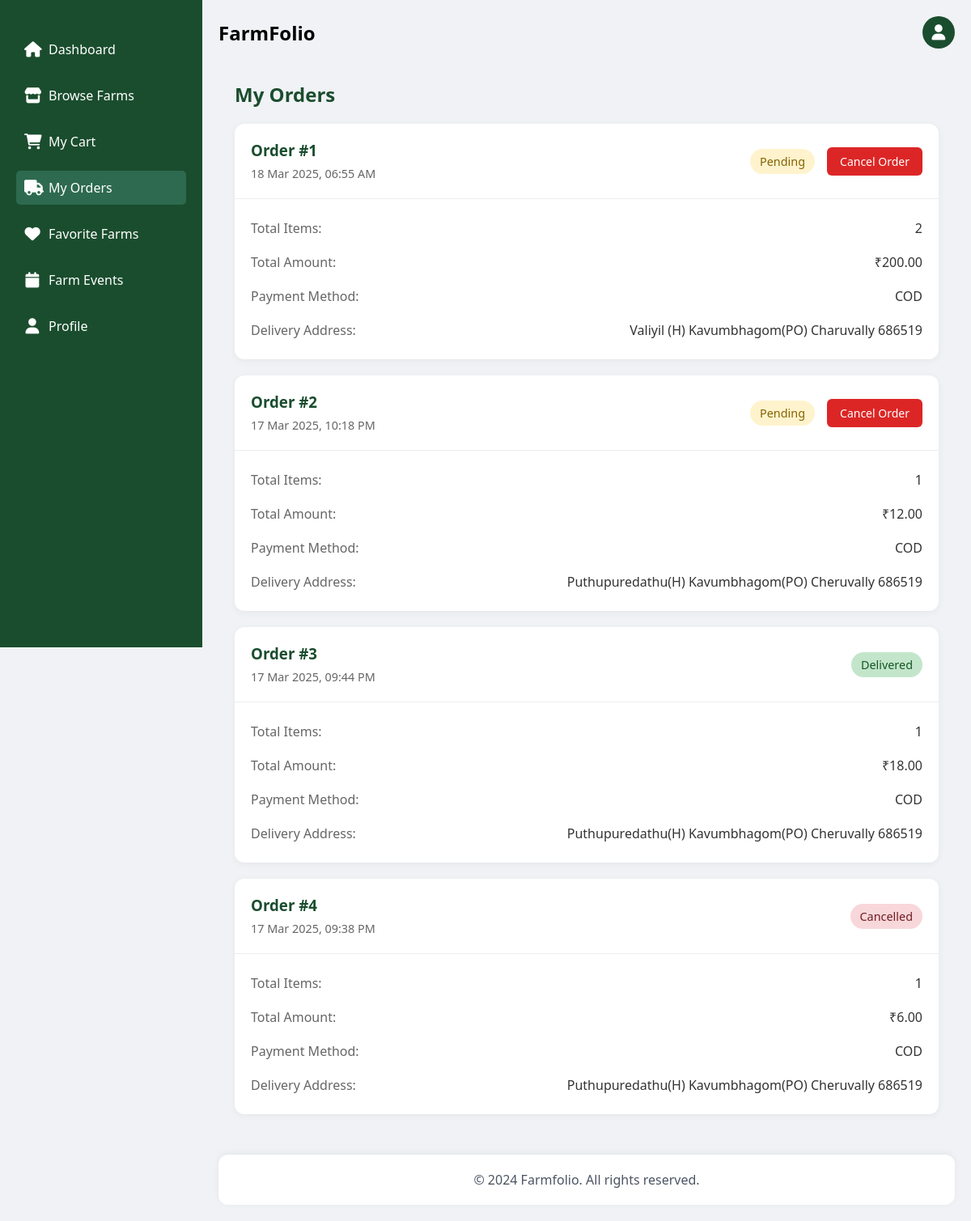
/user/orders.php (signed in), run on the app's committed database.
### tables this page shows
CREATE TABLE `tbl_orders` (
  `order_id` int(11) NOT NULL,
  `user_id` int(11) NOT NULL,
  `total_amount` decimal(10,2) NOT NULL,
  `order_status` enum('pending','processing','shipped','delivered','cancelled') NOT NULL DEFAULT 'pending',
  `order_date` datetime NOT NULL,
  `delivery_address` text DEFAULT NULL,
  `phone_number` varchar(15) DEFAULT NULL,
  `payment_method` varchar(10) NOT NULL DEFAULT 'cod',
  `payment_status` enum('pending','paid','failed') NOT NULL DEFAULT 'pending'
);

### user/orders.php (the view, shortened to what this page needs)
<?php
include '../databse/connect.php';
$userId = $_SESSION['userid'];
$query = "SELECT o.*,
          COUNT(oi.item_id) as total_items
          FROM tbl_orders o
          LEFT JOIN tbl_order_items oi ON o.order_id = oi.order_id
          WHERE o.user_id = ?
          GROUP BY o.order_id
          ORDER BY o.order_date DESC";
$stmt = $conn->prepare($query);
$stmt->bind_param("i", $userId);
$stmt->execute();
$result = $stmt->get_result();
$orders = $result->fetch_all(MYSQLI_ASSOC);
?>
<!DOCTYPE html>
<html lang="en">
<head>
    <link rel="stylesheet" href="https://cdnjs.cloudflare.com/ajax/libs/font-awesome/6.0.0/css/all.min.css">
</head>
<body>
    <div class="sidebar" id="sidebar">
        <ul class="sidebar-menu">
            <li><a href="userindex.php" ><i class="fas fa-home"></i><span>Dashboard</span></a></li>
            <li><a href="browse.php" ><i class="fas fa-store"></i><span>Browse Farms</span></a></li>
            <li><a href="cart.php" ><i class="fas fa-shopping-cart"></i><span>My Cart</span></a></li>
            <li><a href="orders.php" class="active" ><i class="fas fa-truck"></i><span>My Orders</span></a></li>
            <li><a href="favorite.php" ><i class="fas fa-heart"></i><span>Favorite Farms</span></a></li>
            <li><a href="events.php" ><i class="fas fa-calendar"></i><span>Farm Events</span></a></li>
            <li><a href="profile.php" ><i class="fas fa-user"></i><span>Profile</span></a></li>
        </ul>
    </div>
    <div class="main-content" id="main-content">
        <div class="container">
            <div class="user-section">
                <div class="profile-menu-container">
                    <div class="pro">
                        <div class="head">
                            <h2>FarmFolio</h2>
                        </div>
                        <div class="profile-icon" id="profileIcon">
                            <i class="fas fa-user"></i>
                        </div>
                    </div>
                </div>
            </div>
            <div class="orders-section">
                <h1>My Orders</h1>
                <?php if (empty($orders)): ?>
                    <div class="empty-orders">
                        <i class="fas fa-shopping-bag"></i>
                        <p>No orders found</p>
                        <a href="browse.php" class="browse-btn">Browse Products</a>
                    </div>
                <?php else: $i=0;?>
                    <div class="orders-list">
                        <?php foreach ($orders as $order): ?>
                            <div class="order-card">
                                <div class="order-header">
                                    <div class="order-info">
                                        <h3>Order #<?php $i=$i+1;echo $i; ?></h3>
                                        <span class="order-date">
                                            <?php echo date('d M Y, h:i A', strtotime($order['order_date'])); ?>
                                        </span>
                                    </div>
                                    <div class="order-actions">
                                        <div class="order-status <?php echo strtolower($order['order_status']); ?>">
                                            <?php echo ucfirst($order['order_status']); ?>
                                        </div>
                                        <?php if ($order['order_status'] == 'pending'): ?>
                                            <button class="cancel-order-btn"
                                                    data-order-id="<?php echo $order['order_id']; ?>"
                                                    onclick="cancelOrder(<?php echo $order['order_id']; ?>)">
                                                Cancel Order
                                            </button>
                                        <?php endif; ?>
                                    </div>
                                </div>
                                <div class="order-details">
                                    <div class="detail-row">
                                        <span>Total Items:</span>
                                        <span><?php echo $order['total_items']; ?></span>
                                    </div>
                                    <div class="detail-row">
                                        <span>Total Amount:</span>
                                        <span>₹<?php echo number_format($order['total_amount'], 2); ?></span>
                                    </div>
                                    <div class="detail-row">
                                        <span>Payment Method:</span>
                                        <span><?php echo strtoupper($order['payment_method']); ?></span>
                                    </div>
                                    <div class="detail-row">
                                        <span>Delivery Address:</span>
                                        <span><?php echo htmlspecialchars($order['delivery_address']); ?></span>
                                    </div>
                                </div>
                            </div>
                        <?php endforeach; ?>
                    </div>
                <?php endif; ?>
            </div>
            <div class="footer">
                <p>&copy; 2024 Farmfolio. All rights reserved.</p>
            </div>
        </div>
    </div>
</body>
</html>

### user/orders.php (style rules this page uses)
* { margin: 0; padding: 0; box-sizing: border-box; font-family: 'Segoe UI', Arial, sans-serif; }
body { display: flex; min-height: 100vh; background-color: #f0f2f5; }
.sidebar { width: 250px; background: #1a4d2e; color: white; padding: 20px; position: fixed; height: 100vh; left: 0; top: 0; transition: width 0.3s ease; }
.sidebar-menu { list-style: none; padding: 0; margin: 20px 0; }
.sidebar-menu li { margin: 15px 0; }
.sidebar-menu a { color: white; text-decoration: none; display: flex; align-items: center; padding: 10px; border-radius: 5px; transition: background 0.3s; }
.sidebar-menu i { margin-right: 10px; font-size: 1.2rem; width: 20px; text-align: center; }
.active { background: #2d6a4f; font-weight: 500; }
.pro { display: flex; justify-content: space-between; align-items: center; margin-bottom: 20px; }
.profile-menu-container { position: relative; }
.profile-icon { width: 40px; height: 40px; background-color: #1a4d2e; border-radius: 50%; display: flex; align-items: center; justify-content: center; cursor: pointer; transition: background-color 0.3s ease; }
.profile-icon i { color: white; font-size: 1.2rem; }
.main-content { margin-left: 250px; flex: 1; transition: margin-left 0.3s ease; padding: 20px; background-color: #f0f2f5; }
.footer { background: white; color: #4b5563; padding: 20px; text-align: center; margin-top: 30px; border-radius: 12px; box-shadow: 0 -2px 10px rgba(0,0,0,0.05); }
.orders-section { padding: 20px; }
.orders-section h1 { color: #1a4d2e; margin-bottom: 20px; font-size: 24px; }
.orders-list { display: grid; gap: 20px; }
.order-card { background: white; border-radius: 12px; box-shadow: 0 2px 10px rgba(0,0,0,0.05); overflow: hidden; }
.order-header { padding: 20px; border-bottom: 1px solid #eee; display: flex; justify-content: space-between; align-items: center; }
.order-info h3 { color: #1a4d2e; margin-bottom: 5px; }
.order-date { color: #666; font-size: 0.9em; }
.order-status { padding: 6px 12px; border-radius: 20px; font-size: 0.9em; font-weight: 500; }
.order-status.pending { background: #fff3cd; color: #856404; }
.order-status.delivered { background: #c3e6cb; color: #155724; }
.order-status.cancelled { background: #f8d7da; color: #721c24; }
.order-details { padding: 20px; }
.detail-row { display: flex; justify-content: space-between; margin-bottom: 10px; padding: 5px 0; }
.detail-row:last-child { margin-bottom: 0; }
.detail-row span:first-child { color: #666; }
.detail-row span:last-child { color: #333; font-weight: 500; }
.order-actions { display: flex; align-items: center; gap: 15px; }
.cancel-order-btn { padding: 8px 16px; background-color: #dc2626; color: white; border: none; border-radius: 6px; cursor: pointer; font-size: 14px; transition: all 0.3s ease; }
.order-status.cancelled { background-color: #f8d7da; color: #721c24; }

### data on the page
tbl_orders: order_date "18 Mar 2025, 06:55 AM", order_status "Pending", total_items "2", total_amount "200.00", payment_method "COD", delivery_address "Valiyil (H) Kavumbhagom(PO) Charuvally 686519"
tbl_orders: order_date "17 Mar 2025, 10:18 PM", order_status "Pending", total_items "1", total_amount "12.00", payment_method "COD", delivery_address "Puthupuredathu(H) Kavumbhagom(PO) Cheruvally 686519"
tbl_orders: order_date "17 Mar 2025, 09:44 PM", order_status "Delivered", total_items "1", total_amount "18.00", payment_method "COD", delivery_address "Puthupuredathu(H) Kavumbhagom(PO) Cheruvally 686519"
tbl_orders: order_date "17 Mar 2025, 09:38 PM", order_status "Cancelled", total_items "1", total_amount "6.00", payment_method "COD", delivery_address "Puthupuredathu(H) Kavumbhagom(PO) Cheruvally 686519"
